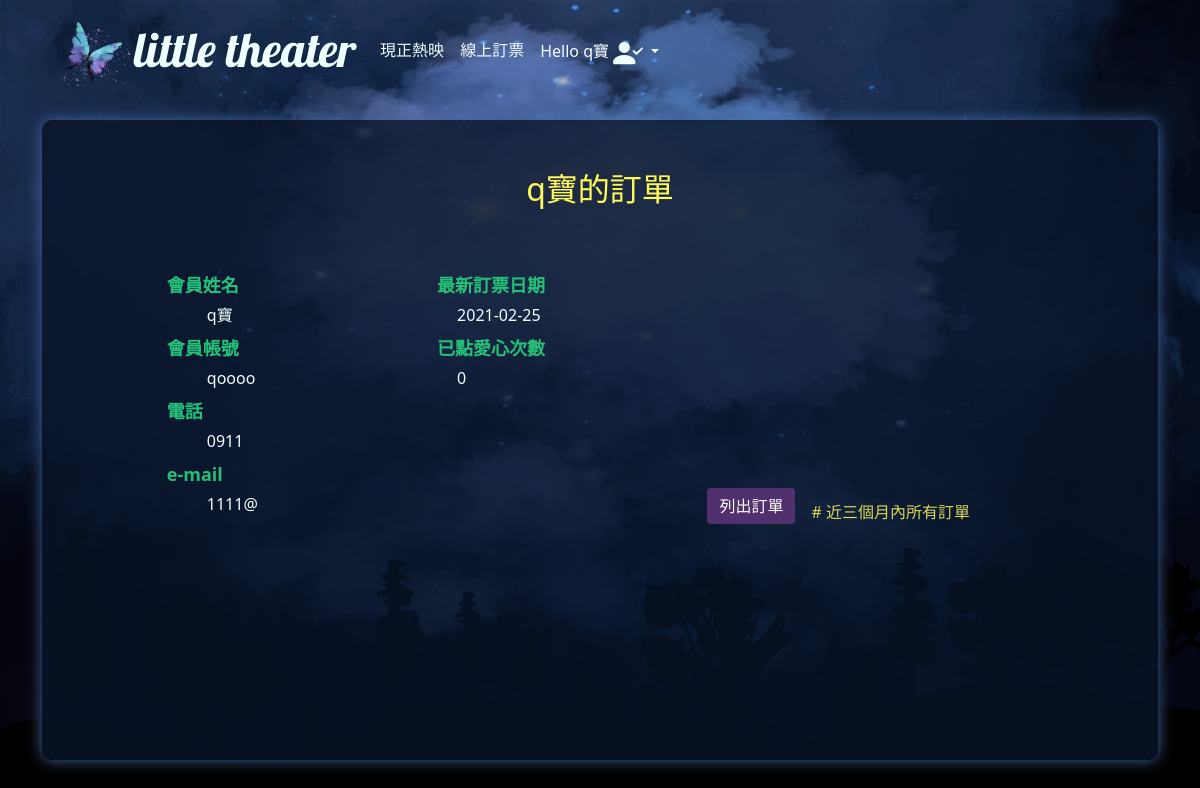
The app's page /index.php?do=memorder&mem=4 (signed in), older data.
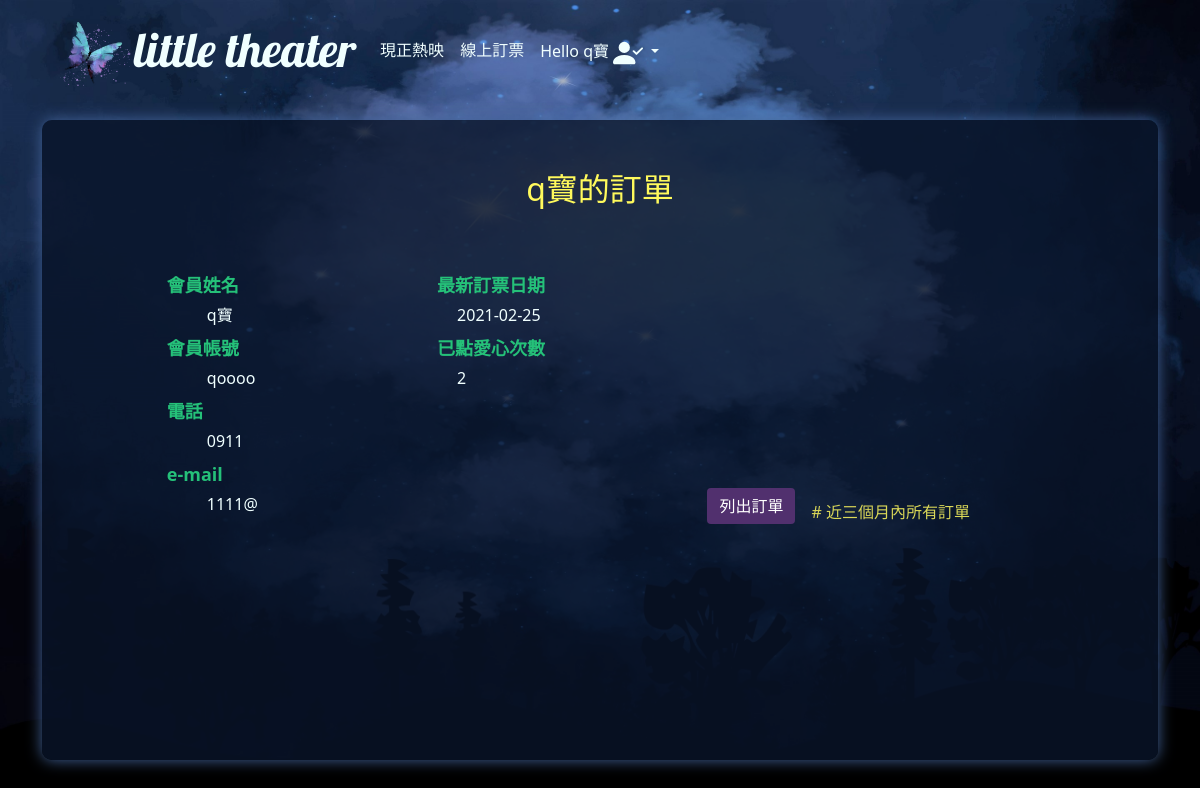
The same page, newer data.
### tables this page shows
CREATE TABLE `theater_mem` (
  `id` int(11) UNSIGNED NOT NULL,
  `acc` text NOT NULL,
  `pw` text NOT NULL,
  `name` text NOT NULL,
  `email` text NOT NULL,
  `tel` text NOT NULL,
  `heart` int(11) UNSIGNED NOT NULL DEFAULT 0,
  `buycart` int(11) UNSIGNED NOT NULL DEFAULT 0,
  `status` int(1) UNSIGNED NOT NULL DEFAULT 1
);

### base.php (called while the page is built, shortened)
<?php
$Mem=new DB("theater_mem");
$Order=new DB("theater_order");
Class DB{
    private $dsn="mysql:host=localhost;charset=utf8;dbname=theater";
    private $pdo="";
    private $table="";
    function __construct($table){
        $this->table=$table;
        $this->pdo=new PDO($this->dsn,"root","");
    }
    function find($arr){
        $sql="select * from $this->table ";
        if(is_array($arr)){
            foreach($arr as $k=>$v){
                $tmp[]=sprintf("`%s`='%s'",$k,$v);
            }
            $sql.=" where ".implode(" && ",$tmp);
        }else{
            $sql.=" where `id`='$arr'";
        }
        return $this->pdo->query($sql)->fetch(PDO::FETCH_ASSOC);
    }
        function q($sql){
            return $this->pdo->query($sql)->fetchAll();
        }
}

### front/memorder.php (the view, shortened to what this page needs)
<?php
$m=$Mem->find($_GET['mem']);
?>
<div id="bb">
<div style="width:100%;text-align:center;position:relative" class="mb-5">
    <h2 style="color: #fffa5c !important"><?=$m['name']?>的訂單</h2>
</div>
<div id="memarea">
<div style="display:flex;width:90%;margin-left:auto;margin-right:auto;">
    <div class="p-3" style="width:30%;display:flex;flex-direction:column;">
        <div class="mb-1 ms-2">
            <span class="border">會員姓名</span>
        </div>
        <div class="ms-5 mb-2">
            <span><?=$m['name']?></span>
        </div>
        <div class="mb-1 ms-2">
            <span class="border">會員帳號</span>
        </div>
        <div class="ms-5 mb-2">
            <span><?=$m['acc']?></span>
        </div>
        <div class="mb-1 ms-2">
            <span class="border">電話</span>
        </div>
        <div class="ms-5 mb-2">
            <span><?=$m['tel']?></span>
        </div>
        <div class="mb-1 ms-2">
            <span class="border">e-mail</span>
        </div>
        <div class="ms-5 mb-2">
            <span><?=$m['email']?></span>
        </div>
    </div>
    <div class="p-3" style="width:30%;display:flex;flex-direction:column;">
        <div class="mb-1 ms-1">
            <span class="border">最新訂票日期</span>
        </div>
        <div class="ms-4 mb-2">
            <span>
                <?php
                $order=$Order->q("SELECT `orderdate` FROM `theater_order` WHERE `mem`='{$m['id']}' order by `orderdate` desc limit 0,1")[0][0];
                if($order!=NULL){
                    echo $order;
                }else{
                    echo '近三個月內無訂票紀錄';
                }
                ?>
            </span>
        </div>
        <div class="mb-1 ms-1">
            <span class="border">已點愛心次數</span>
        </div>
        <div class="ms-4 mb-2">
            <span><?=($m['heart'])?></span>
        </div>
    </div>
    <div class="p-3 d-flex" style="width:40%;;align-items: flex-end;">
        <input id="op<?=$m['id']?>" type="button" class="btn btn-primary me-3" value="列出訂單" onclick="oporder(<?=$m['id']?>)"><span style="font-size:medium;color:#dbd858;"> # 近三個月內所有訂單</span>
    </div>
</div>
</div>
</div>

Row changes from the older to the newer data that the page shows:
changed theater_mem "q寶": heart "0" → "2"
